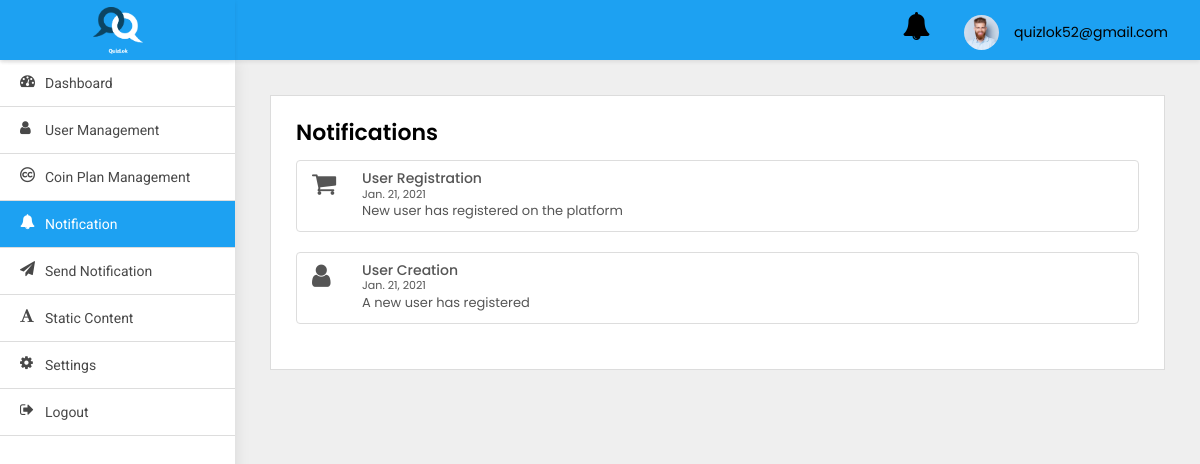
Page /adminpanel/notification/ (signed in) on the earlier database version.
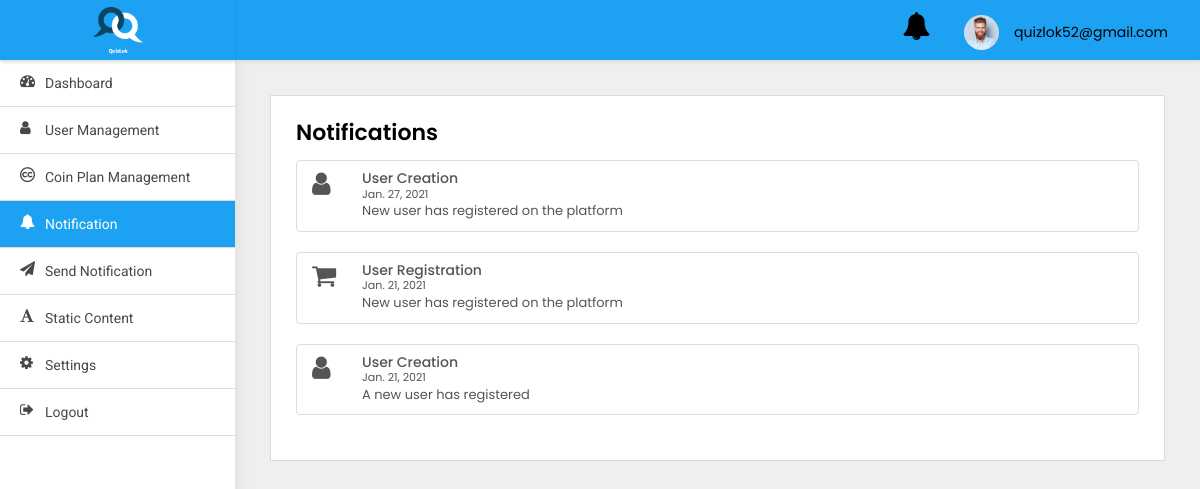
Same page on the later database version.
### adminpanel/models.py (models this page shows)
class User(AbstractBaseUser, PermissionsMixin):
    first_name = models.CharField(default='first name', max_length=100)
    last_name = models.CharField(default='', max_length=100, null=True, blank=True)
    email = models.CharField(default='', max_length=255, unique=True)
    country_code = models.CharField(default='+91', max_length=10)
    phone_number = models.CharField(default='', max_length=13)
    profile_pic = models.ImageField(default='default_profile.png', null=True, blank=True)
    device_token = models.CharField(default='', max_length=500, null=True, blank=True)
    remember_me = models.BooleanField(default=False)
    password = models.CharField(default='123456', max_length=100)
    confirm_password = models.CharField(default='123456', max_length=100)
    created_at = models.DateTimeField(auto_now_add=True)
    is_active = models.BooleanField(default=True)
    is_staff = models.BooleanField(default=False)
    is_blocked = models.BooleanField(default=False)
    objects = UserManager()
    USERNAME_FIELD = 'email'
    class Meta:
        ordering = ('-created_at',)

class UserNotification(models.Model):
    to = models.ForeignKey(User, on_delete=models.CASCADE)
    title = models.CharField(default='title', max_length=200)
    body = models.CharField(default='body', max_length=200)
    read = models.BooleanField(default=False)
    created_at = models.DateTimeField(auto_now_add=True)
    class Meta:
        ordering = ('-created_at',)

### adminpanel/views.py (the view)
# urls.py: path('notification/', NotificationView.as_view(), name='notification'),
class NotificationView(LoginRequiredMixin, ListView):
    model = UserNotification
    template_name = 'notification.html'
    login_url = 'adminpanel:login'

### adminpanel/templates/notification.html (shortened to what this page needs)
{% extends 'base.html' %}
{% block body %}
<div class="WrapperArea">
    <div class="WrapperBox">
        <div class="Small-Wrapper">
            <h4 class="Title">Notifications</h4>
            <div class="NotificationList">
                {% for object in object_list %}
                {% if object.to.is_superuser %}
                <div class="list-group">
                    <a class="list-group-item list-group-item-action flex-column align-items-start">
                        {% if object.title == 'User Creation' %}
                        <figure class="pull-left"><i class="fa  fa-user fa-2x" aria-hidden="true"></i></figure>
                        {% elif object.title == 'Password Changed' %}
                        <figure class="pull-left"><i class="fa  fa-lock fa-2x" aria-hidden="true"></i></figure>
                        {% elif object.title == 'Phone number Update' %}
                        <figure class="pull-left"><i class="fa  fa-phone fa-2x" aria-hidden="true"></i></figure>
                        {% elif object.title == 'Payment' %}
                        <figure class="pull-left"><i class="fa  fa-money fa-2x" aria-hidden="true"></i></figure>
                        {% elif object.title == 'Profile Update' %}
                        <figure class="pull-left"><i class="fa  fa-user fa-2x" aria-hidden="true"></i></figure>
                        {% else %}
                        <figure class="pull-left ml-5"><i class="fa  fa-shopping-cart fa-2x" aria-hidden="true"></i>
                        </figure>
                        {% endif %}
                        <div class="msg-right">
                            <div class="d-flex w-100 justify-content-between">
                                <h5 class="mb-1">{{object.title}}</h5>
                                <small>{{object.created_at|date:'M. d, Y'}}</small>
                            </div>
                            <p class="mb-1"> {{object.body}}</p>
                        </div>
                    </a>
                </div>
                {% endif %}
                {% endfor %}
            </div>
        </div>
    </div>
</div>
{% endblock body %}

### adminpanel/templates/base.html (shortened to what this page needs)
{% load static %}
<html lang="en">
<head>
    <link type="text/css" rel="stylesheet" href="{% static 'adminpanel/css/style.css' %}">
</head>
<body>
<div class="Header">
    <div class="Logo">
        <img src="{% static 'adminpanel/images/logo_splash.png' %}">
    </div>
    <div class="Navigation">
        <div class="header-notifications">
            <a href="{% url 'adminpanel:notification' %}">
                <i class="fa fa-bell fa-2x" aria-hidden="true"></i>
            </a>
        </div>
        <div class="Avater">
            <a href="javascript:void(0);">
                <figure><img src="{% static 'adminpanel/images/profile.jpg' %}"></figure>
                {{user}} </a>
        </div>
    </div>
</div>
<div class="SidenavBar">
    <ul>
        <li class="nav-item nav-link {% if request.resolver_match.view_name  == 'adminpanel:dashboard' %}active{% endif %}">
            <a href="{% url 'adminpanel:dashboard'  %}">
                <span><i class="fa fa-tachometer"></i></span> Dashboard
            </a>
        </li>
        <li class="nav-item nav-link {% if request.resolver_match.view_name  == 'adminpanel:users-list' %}active{% endif %}">
            <a href="{% url 'adminpanel:users-list' %}">
                <span><i class="fa fa-user"></i></span> User Management
            </a>
        </li>
        <li class="nav-item nav-link {% if request.resolver_match.view_name  == 'adminpanel:coin-plan-list' %}active{% endif %}">
            <a href="{% url 'adminpanel:coin-plan-list' %}">
                <span><i class="fa fa-creative-commons"></i></span> Coin Plan Management
            </a>
        </li>
        <li class="nav-item nav-link {% if request.resolver_match.view_name  == 'adminpanel:notification' %}active{% endif %}">
            <a href="{% url 'adminpanel:notification' %}">
                <span><i class="fa fa-bell"></i></span> Notification
            </a>
        </li>
        <li class="nav-item nav-link {% if request.resolver_match.view_name  == 'adminpanel:send-notification' %}active{% endif %}">
            <a href="{% url 'adminpanel:send-notification' %}">
                <span><i class="fa fa-send"></i></span> Send Notification
            </a>
        </li>
        <li class="nav-item nav-link {% if request.resolver_match.view_name  == 'adminpanel:terms-and-condition' %}active{% endif %}">
            <a href="{% url 'adminpanel:terms-and-condition' %}">
                <span><i class="fa fa-font"></i></span> Static content
            </a>
        </li>
        <li class="nav-item nav-link {% if request.resolver_match.view_name  == 'change_password' %}active{% endif %}">
            <a href="{% url 'change_password' %}">
                <span><i class="fa fa-cog"></i></span> Settings
            </a>
        </li>
        <li class="nav-item nav-link {% if request.resolver_match.view_name  == 'logout' %}active{% endif %}">
            <a href="{% url 'logout' %}">
                <span><i class="fa fa-sign-out"></i></span> Logout
            </a>
        </li>
    </ul>
</div>
{% block body %}
{% endblock body %}
</body>
</html>

### static/adminpanel/css/style.css (style rules this page uses)
body { margin: 0; padding: 0; font-family: 'Poppins', sans-serif !important; font-size: 13px; color: #3a3a3a; font-weight: 400; }
* { margin: 0px; padding: 0px; }
header, footer, aside, article, section, detail, nav, figure { position: relative; }
h1, h2, h3, h4, h5, h6, p { margin: 0; padding: 0; }
ul, li, ol { list-style-type: none; margin: 0; padding: 0; }
a { text-decoration: none; outline: none; }
img { border: 0; outline: none; max-width: 100%; }
p { margin: 0; padding: 0; }
.Header { box-shadow: 0 2px 4px rgba(0, 0, 0, .08); -webkit-box-shadow: 0 2px 4px rgba(0, 0, 0, .08); position: fixed; width: 100%; left: 0; top: 0; background-color: #fff; z-index: 99 }
.Header .Logo { width: 235px; text-align: center; padding: 5px 0; float: left; height: 60px; background:#1da1f2; box-shadow: 0 2px 4px rgba(0, 0, 0, .08); }
.Header .Logo img { width: 50px; position: relative; top: 2px; }
.Header .Navigation { background:#1da1f2; transition: all 0.2s ease; margin-left: 235px; padding: 7px 3.2rem; width: calc(100% - 235px); text-align: right; height: 60px }
.Header .Navigation .Avater { margin: 5px 0 5px 30px; position: relative; display: inline-block }
.Header .Navigation .Avater a { display: flex; align-items: center; font-size: 14px; color: #000 }
.Header .Navigation .Avater a figure { width: 35px; border-radius: 50%; margin: 0 15px 0 0; overflow: hidden }
.Header .Navigation .header-notifications { margin: 5px 0 5px 30px; position: relative; display: inline-block }
.Header .Navigation .header-notifications a { display: flex; align-items: center; font-size: 14px; color: #000 }
.SidenavBar { height: calc(100% - 60px); position: fixed; width: 235px; top: 60px; padding: 0; overflow: auto; box-shadow: 0 0 15px rgba(0, 0, 0, .1) }
.SidenavBar ul { margin: 0 }
.SidenavBar ul li { margin: 0 }
.SidenavBar ul li a { display: block; cursor: pointer; padding: 13px 20px 13px 45px; transition: 0.5s all ease-in-out; color: #484848; font-family: "Roboto"; font-size: 14px; text-transform: capitalize; position: relative; border-bottom: 1px solid #ddd }
.SidenavBar ul li a span { font-size: 15px; display: inline-block; position: absolute; top: 13px; left: 20px }
.SidenavBar ul li.active a, .SidenavBar ul li a:hover { background:#1da1f2; color: #fff; }
.WrapperArea { margin-left: 235px; flex: 1 1 auto; width: calc(100% - 235px); display: flex; flex-direction: column; margin-top: 60px; transition: 0.5s all ease-in-out }
.WrapperArea .WrapperBox { padding: 35px; background-color: #efefef; min-height: calc(100vh - 60px) }
.Small-Wrapper { background-color: #fff; padding: 25px; border: 1px solid #dcdcdc }
h4.Title { margin: 0 0 15px; font-weight: 600; color: #000; text-transform: capitalize; font-size: 22px }
.NotificationList .msg-right { margin-left: 50px; }

Differences in the rows shown:
added UserNotification: title "User Creation", created_at "Jan. 27, 2021", body "New user has registered on the platform"
